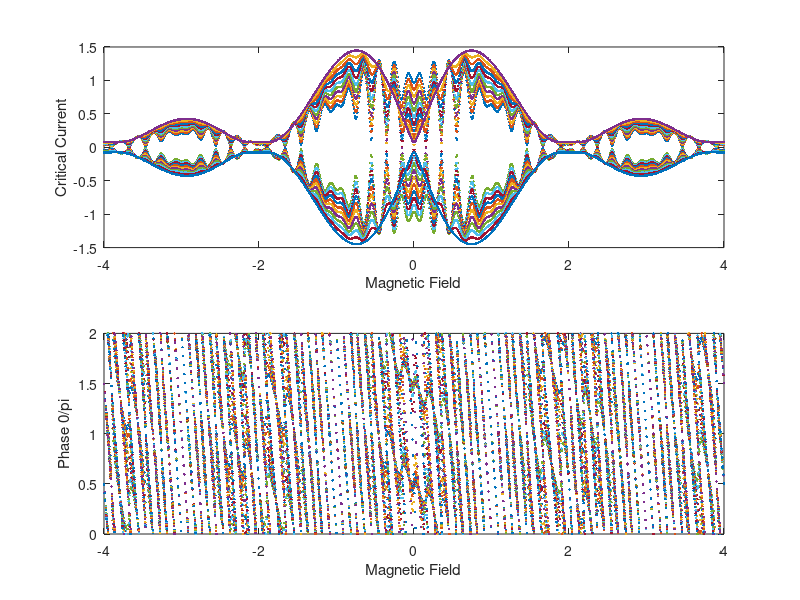

Write MATLAB code to recreate this figure.
%Explanation of base program

%The program splits a squid into two junctions that have xmax discrete sections.  Each
%section has a supercurrent density, and a phase difference that is
%contributed to by the field (PhaseF) in the junction, the field in the squid loop,
%and an arbitrary phase set at x=1 %called Phase1.  These phase factors are 
%all summed along the junction to determine the local phase difference 
%across the junction at each point.  For each value of field and Phase1 the
%supercurrent at each point is calculated and the net supercurrent (sum 
%along the junction and then the sum of the two junctions together)
%is calcualted to find the supercurrent carried at that phase and that
%field.  To find the maximum supercurrent for a given field, the max of
%that vector is taken for that field value.  The minimum can be calculated 
%to find the negative critical current.  Both of these can be plotted 
%against the magnetic field that is applied.  This is the exact measurment 
%of the critical current vs field that we do in the lab.

%This version adds the ability to add several realistic features of squids

% Critical Current Asymmetry
% Junction Area Asymmetry
% Critical Current density variation along each junction
% Squid Loop size variation
% Changes in the field scan range



%Abreviations used
%Junction=Junc
%Super Current = SCur or just SC
%Step Size = SS sufix
%Width = Wid
%Length = Len
%Magnitude = Mag


%% Clearing memory and input screen

clear;
clc;
close all;

%% Defining the Parameters of the Simulaiton

    %Dividing the Junctions up into discrete sections
        xmax1=51;
        xmax2=52;
        x1(:,1)=(1:xmax1);
        x2(:,1)=(1:xmax2);

    %Critical Current Magnitudes
        SCurrentMag1=1;
        SCurrentMag2=1;

        SCurNoiseMag1=.01;
        SCurNoiseMag2=.01;
              
    %Junction Area Dimensions
        JuncWid1=1;
        JuncLen1=1;

        JuncWid2=1;
        JuncLen2=1;
        
    %Setting Squid Loop Parameers
        LoopWid=1;
        LoopLen=5;
        
%Setting up Loop Parameters
        
    %Phase Loop parameters
        p=1;
        pmax=203;
        Phase0Min=0*pi;
        Phase0Max=2*pi;
            
    %Field Parameters
        f=1;
        fmax=1004;
        FieldMin=-4;
        FieldMax=4;
        
    %Stepping through a parameter
        j=1;
        jmax=11;
        AlphaMin=0;
        AlphaMax=1;


%Calculating Critical Current Densities
    JuncArea1=JuncWid1*JuncLen1;
    JuncArea2=JuncWid2*JuncLen2;
    LoopArea=LoopWid*LoopLen;
    
    SCurNoise1=SCurNoiseMag1*(2*rand(xmax1,1)-1);
    SCurNoise2=SCurNoiseMag2*(2*rand(xmax2,1)-1);
 
    SCurDen1=ones(xmax1,1)*SCurrentMag1/xmax1+SCurNoise1/xmax1;
    SCurDen2=ones(xmax2,1)*SCurrentMag2/xmax2+SCurNoise2/xmax2;

%Pre Allocating memory to the arrays (should decrease runtime)
Phase0=zeros(1,pmax);
Field=zeros(1,fmax);
FluxinJunc1=zeros(1,fmax);
FluxinJunc2=zeros(1,fmax);
FluxinLoop=zeros(1,fmax);

PhaseFDen1=zeros(1,fmax); %Phase from field in Junction 1
PhaseFDen2=zeros(1,fmax); %Phase from field in Junction 2
PhaseFL=zeros(1,fmax); %Phase from field in the Squid Loop


SCurrent1=zeros(xmax1,pmax,fmax);
SCurrent2=zeros(xmax2,pmax,fmax);
SCurrentNet=zeros(1,pmax);

MaxSCurrentNet=zeros(jmax,fmax);
MinSCurrentNet=zeros(jmax,fmax);
IndexMaxSC=zeros(jmax,fmax);
IndexMinSC=zeros(jmax,fmax);
Phase0MaxSC=zeros(jmax,fmax);
Phase0MinSC=zeros(jmax,fmax);

%% Loops for running the simulation Meat of the Simulation


%Changing a Parameter of the plot
AlphaSS =(AlphaMax-AlphaMin)/(jmax-1);
AlphaV= AlphaMin:AlphaSS:AlphaMax;

for j=1:jmax;
    
    Alpha=AlphaV(j);
 
    %Field Contribution to the Phase 
    %Define the Field ForLoop setp size, then run the Field for ForLoop
    FieldSS=(FieldMax-FieldMin)/(fmax-1);
    for f=1:fmax

        Field(f)=FieldMin+(f-1)*FieldSS;


        PhaseF1=2*pi*Field(f)*JuncArea1;
        PhaseF2=2*pi*Field(f)*JuncArea2;
        PhaseFL=2*pi*Field(f)*LoopArea;

        PhaseFDen1=PhaseF1*x1/xmax1;
        PhaseFDen2=PhaseF2*x2/xmax2;

        %Phase0 ForLoop of externally set phase 
        %Define the Phase0 setp size, then run the ForLoop
            
            Phase0SS=(Phase0Max-Phase0Min)/(pmax-1);
            Phase0=(Phase0Min:Phase0SS:Phase0Max);
            PhaseNorm=Phase0/(2*pi);
            PhaseIntrinsic1=zeros(xmax1,pmax);
            PhaseIntrinsic2=zeros(xmax2,pmax);
                        
        %Calculating the local Phase Drop across each junction
            PhaseDrop1=ones(xmax1,1)*Phase0+PhaseFDen1*ones(1,pmax);
            PhaseDrop2=ones(xmax2,1)*Phase0+PhaseFL.*ones(xmax2,pmax)+PhaseFDen2*ones(1,pmax);
            
            PhaseIntrinsic1(round(xmax1/2):end,:)=0;
            PhaseIntrinsic2(round(xmax2/2):end,:)=pi;
        
        %Calculating the Super Current 
            SCurrent1=SCurDen1*ones(1,pmax).*(1-Alpha).*sin(PhaseDrop1+PhaseIntrinsic1);
            SCurrent2=SCurDen2*ones(1,pmax).*(1+Alpha).*sin(PhaseDrop2+PhaseIntrinsic2);
            
            SCurrentNet=sum(SCurrent1)+sum(SCurrent2);
        
            
        %Recording the Maximum Super Current and its index in "p"
        [MaxSCurrentNet(j,f),IndexMaxSC(j,f)]=max(SCurrentNet);  
        [MinSCurrentNet(j,f),IndexMinSC(j,f)]=min(SCurrentNet);
        %Recording the Phase0 of the Maximum Super Current
        Phase0MaxSC(j,f)=Phase0(IndexMaxSC(j,f));
        Phase0MinSC(j,f)=Phase0(IndexMinSC(j,f));
        
     end

end

hold on; subplot(2,1,1); plot(Field,MaxSCurrentNet,'.')
hold on; subplot(2,1,1); plot(Field,MinSCurrentNet,'.')
xlabel('Magnetic Field'); ylabel('Critical Current');


hold on; subplot(2,1,2); plot(Field,Phase0MaxSC/pi,'.')
hold on; subplot(2,1,2); plot(Field,Phase0MinSC/pi,'.')
xlabel('Magnetic Field'); ylabel('Phase 0/pi');

